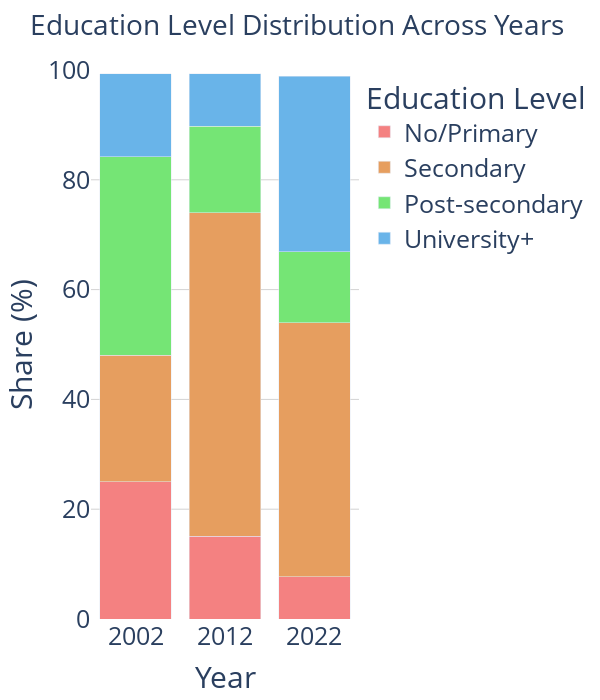

This figure's notebook cell:
### Code cell
# Prepare distribution data (percentage within year+gender)
edu_dist = df_combined.groupby(['year', 'educ_4_label']).size().reset_index(name='count')
edu_dist['educ_4_label'] = edu_dist['educ_4_label'].apply(lambda x: 'Post-secondary' if x == 'Post-sec / Short tertiary' else x)
edu_total = df_combined.groupby(['year']).size().reset_index(name='total')
edu_dist = edu_dist.merge(edu_total, on=['year'])
edu_dist['percentage'] = (edu_dist['count'] / edu_dist['total']) * 100

# Ensure discrete x-axis ordering
edu_dist['year'] = edu_dist['year'].astype(str)

# Keep original labels; only enforce lowest -> highest order
category_orders = {
    'educ_4_label': ['No/Primary', 'Secondary', 'Post-secondary', 'University+'],
    'year': ['2002', '2012', '2022']
}

# Consistent color mapping for original labels
edu_colors = {
    'No/Primary': "#f48181",
    'Secondary': "#e69e5f",
    'Post-secondary': "#75e575",
    'University+': "#69b4e9"
}

fig_edu_pub = px.bar(
    edu_dist,
    x='year',
    y='percentage',
    color='educ_4_label',
    barmode='stack',
    category_orders=category_orders,
    color_discrete_map=edu_colors,
    title='Education Level Distribution Across Years',
    labels={
        'percentage': 'Share (%)',
        'year': 'Year',
        'educ_4_label': 'Education Level'
    },
    height=700
)

# Clean, publication-friendly styling
fig_edu_pub.update_layout(
    font=dict(size=25),
    title_font_size=27.5,
    plot_bgcolor='white',
    paper_bgcolor='white',
    legend_title_text='Education Level',
    width=600,

    margin=dict(l=60, r=30, t=70, b=60),
)

fig_edu_pub.update_xaxes(showgrid=False)
fig_edu_pub.update_yaxes(range=[0, 100], showgrid=True, gridwidth=1, gridcolor='lightgray')

# Show figure
fig_edu_pub.show()

### Figure 1 — Plotly figure (JSON) as saved in the notebook; plotly's stock layout.template omitted (floating-point values rounded to 4 significant figures)
{"data": [{"hovertemplate": "Education Level=No/Primary<br>Year=%{x}<br>Share (%)=%{y}<extra></extra>", "legendgroup": "No/Primary", "marker": {"color": "#f48181", "pattern": {"shape": ""}}, "name": "No/Primary", "orientation": "v", "showlegend": true, "textposition": "auto", "type": "bar", "x": ["2002", "2012", "2022"], "xaxis": "x", "y": [24.96, 15.08, 7.693], "yaxis": "y"}, {"hovertemplate": "Education Level=Secondary<br>Year=%{x}<br>Share (%)=%{y}<extra></extra>", "legendgroup": "Secondary", "marker": {"color": "#e69e5f", "pattern": {"shape": ""}}, "name": "Secondary", "orientation": "v", "showlegend": true, "textposition": "auto", "type": "bar", "x": ["2002", "2012", "2022"], "xaxis": "x", "y": [23.07, 58.93, 46.3], "yaxis": "y"}, {"hovertemplate": "Education Level=Post-secondary<br>Year=%{x}<br>Share (%)=%{y}<extra></extra>", "legendgroup": "Post-secondary", "marker": {"color": "#75e575", "pattern": {"shape": ""}}, "name": "Post-secondary", "orientation": "v", "showlegend": true, "textposition": "auto", "type": "bar", "x": ["2002", "2012", "2022"], "xaxis": "x", "y": [36.13, 15.73, 12.95], "yaxis": "y"}, {"hovertemplate": "Education Level=University+<br>Year=%{x}<br>Share (%)=%{y}<extra></extra>", "legendgroup": "University+", "marker": {"color": "#69b4e9", "pattern": {"shape": ""}}, "name": "University+", "orientation": "v", "showlegend": true, "textposition": "auto", "type": "bar", "x": ["2002", "2012", "2022"], "xaxis": "x", "y": [15.2, 9.572, 31.94], "yaxis": "y"}], "layout": {"barmode": "stack", "font": {"size": 25}, "height": 700, "legend": {"title": {"text": "Education Level"}, "tracegroupgap": 0}, "margin": {"b": 60, "l": 60, "r": 30, "t": 70}, "paper_bgcolor": "white", "plot_bgcolor": "white", "title": {"font": {"size": 27.5}, "text": "Education Level Distribution Across Years"}, "width": 600, "xaxis": {"anchor": "y", "categoryarray": ["2002", "2012", "2022"], "categoryorder": "array", "domain": [0, 1], "showgrid": false, "title": {"text": "Year"}}, "yaxis": {"anchor": "x", "domain": [0, 1], "gridcolor": "lightgray", "gridwidth": 1, "range": [0, 100], "showgrid": true, "title": {"text": "Share (%)"}}}}
